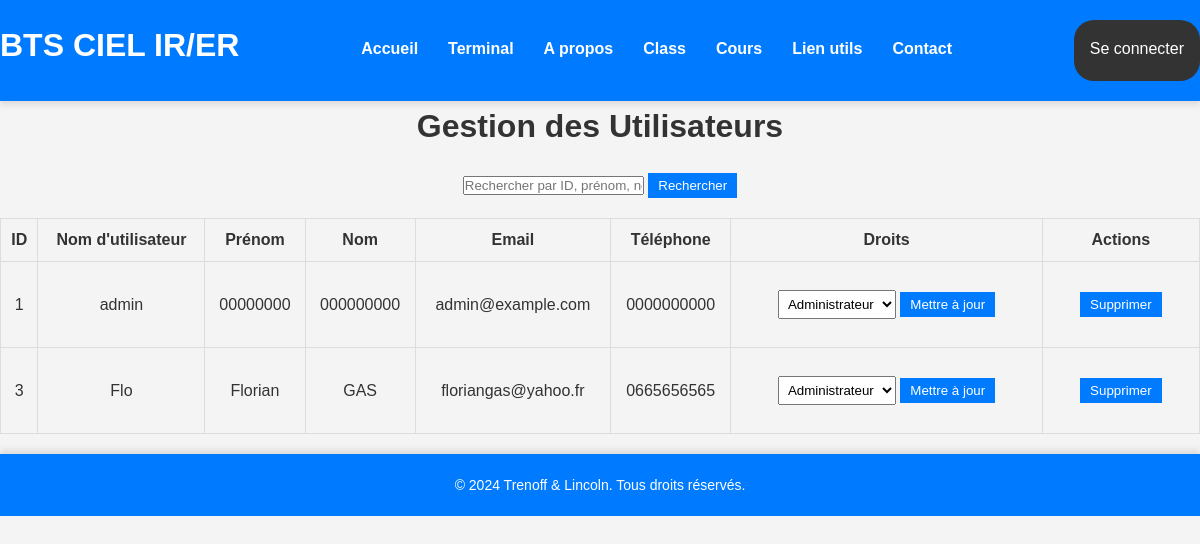
Page /admin/manage_users on the earlier database version.
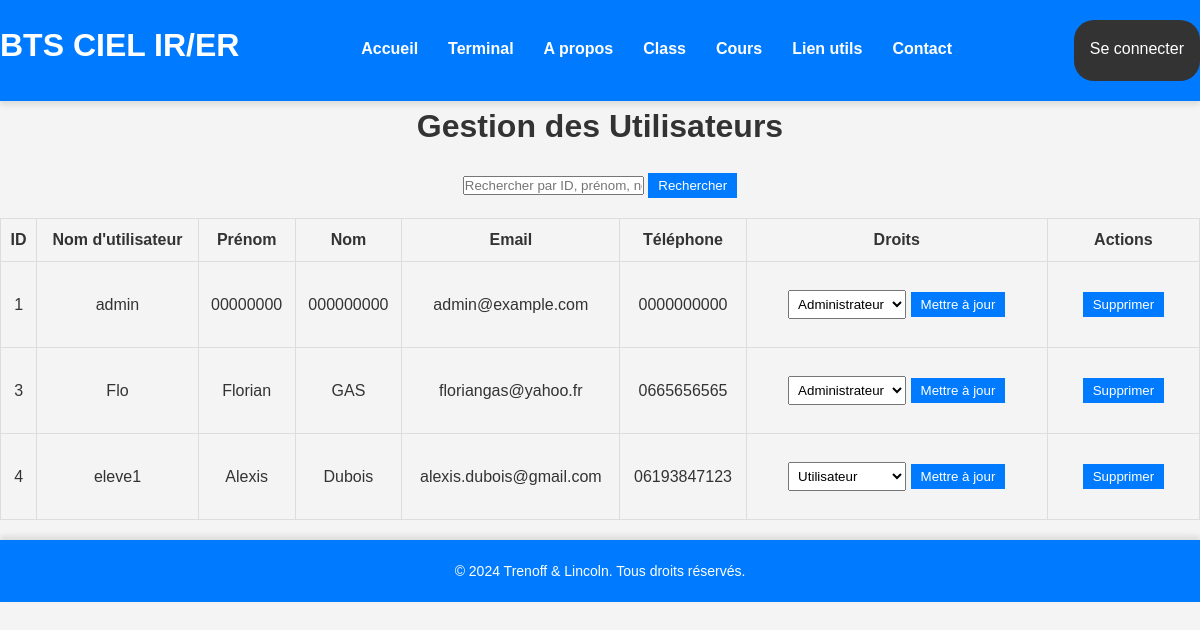
Same page on the later database version.
### webapp/py/config/model.py (models this page shows, shortened)
class User(db.Model):
    id = db.Column(db.Integer, primary_key=True, nullable=False)
    date = db.Column(db.Date, nullable=False)
    username = db.Column(db.String(255), nullable=False)
    firstname = db.Column(db.String(300), nullable=False)
    lastname = db.Column(db.String(300), nullable=False)
    mail = db.Column(db.String(50), nullable=False)
    password = db.Column(db.String(400), nullable=False)
    phoneNumber = db.Column(db.String(100), nullable=False)
    right = db.Column(db.String(100), nullable=False)

### webapp/admin.py (the view)
@administrator.route('/admin/manage_users', methods=['GET', 'POST'])
def manage_users():
    search_query = request.args.get('search', '')
    if search_query:
        users = User.query.filter(
            (User.id.ilike(f'%{search_query}%')) |
            (User.username.ilike(f'%{search_query}%')) |
            (User.firstname.ilike(f'%{search_query}%')) |
            (User.lastname.ilike(f'%{search_query}%'))
        ).all()
    else:
        users = User.query.all()
    return render_template('/users/manage_users.html', users=users)

### webapp/app.py (called while the page is built)
@app.context_processor
def inject_functions():
    return dict(what_day_month=what_day_month)

### webapp/templates/users/manage_users.html (shortened to what this page needs)
{% extends "base.html" %}
{% block content %}
<link rel="stylesheet" href="{{ url_for('static', filename='manage_users_style.css') }}">
<h1>Gestion des Utilisateurs</h1>
<form method="GET" action="{{ url_for('admin.manage_users') }}">
    <input type="text" name="search" placeholder="Rechercher par ID, prénom, nom ou pseudo" value="{{ request.args.get('search', '') }}">
    <button type="submit">Rechercher</button>
</form>
<table>
    <thead>
        <tr>
            <th>ID</th>
            <th>Nom d'utilisateur</th>
            <th>Prénom</th>
            <th>Nom</th>
            <th>Email</th>
            <th>Téléphone</th>
            <th>Droits</th>
            <th>Actions</th>
        </tr>
    </thead>
    <tbody>
        {% for user in users %}
        <tr>
            <td>{{ user.id }}</td>
            <td>{{ user.username }}</td>
            <td>{{ user.firstname }}</td>
            <td>{{ user.lastname }}</td>
            <td>{{ user.mail }}</td>
            <td>{{ user.phoneNumber }}</td>
            <td>
                <form method="POST" action="{{ url_for('admin.update_user', id=user.id) }}">
                    <select name="right">
                        <option value="user" {% if user.right == 'user' %}selected{% endif %}>Utilisateur</option>
                        <option value="admin" {% if user.right == 'admin' %}selected{% endif %}>Administrateur</option>
                    </select>
                    <button type="submit">Mettre à jour</button>
                </form>
            </td>
            <td>
                <form method="POST" action="{{ url_for('admin.delete_user', id=user.id) }}">
                    <button type="submit" onclick="return confirm('Êtes-vous sûr de vouloir supprimer cet utilisateur ?')">Supprimer</button>
                </form>
            </td>
        </tr>
        {% endfor %}
    </tbody>
</table>
{% endblock %}

### webapp/templates/base.html (shortened to what this page needs)
<!DOCTYPE html>
<html lang="fr">
<head>
    <link rel="stylesheet" href="{{ url_for('static', filename='base_style.css') }}">
</head>
<body>
    <header>
        <h1>BTS CIEL IR/ER</h1>
        <nav>
            <ul>
                <li><a href="{{ url_for('index') }}">Accueil</a></li>
                <li><a href="{{ url_for('terminal') }}">Terminal</a></li>
                <li><a href="{{ url_for('about') }}">A propos</a></li>
                <li><a href="{{ url_for('utils_link') }}">Class</a></li>
                <li><a href="{{ url_for('learning.learning_redirect') }}">Cours</a></li>
                <li><a href="{{ url_for('utils_link') }}">Lien utils</a></li>
                <li><a href="{{ url_for('about') }}">Contact</a></li>
            </ul>
        </nav>
        <div>
            {% if session.get('username') %}
            <a href="{{ url_for('users.logout') }}">Se déconnecter</a>
            {% else %}
            <a href="{{ url_for('users.login') }}">Se connecter</a>
            {% endif %}
        </div>
    </header>
    <main>
        {% block content %}
        {% endblock %}
    </main>
    <footer>
        <p>&copy; 2024 Trenoff & Lincoln. Tous droits réservés.</p>
    </footer>
</body>
</html>

### webapp/static/base_style.css (style rules this page uses)
* { margin: 0; padding: 0; box-sizing: border-box; font-family: 'Arial', sans-serif; }
body { line-height: 1.6; background: #f4f4f4; color: #333; }
header { background: #007bff; color: white; display: flex; padding: 20px 0; text-align: center; box-shadow: 0 4px 6px rgba(0, 0, 0, 0.1); }
header h1 { margin-bottom: 10px; }
header nav { flex: 1; text-align: center; padding-top: 1em; width: 100%; }
header nav ul { list-style-type: none; display: flex; justify-content: center; }
header nav ul li { margin: 0 15px; }
header nav ul li a { color: white; text-decoration: none; font-weight: bold; }
header div { padding: 1em; background-color: #333; border-radius: 20px; }
div a { text-decoration: none; color:white; }
footer { text-align: center; padding: 20px 0; background-color: #007bff; color: white; margin-top: 20px; box-shadow: 0 -4px 6px rgba(0, 0, 0, 0.1); }
footer p { margin: 0; font-size: 14px; }

### webapp/static/manage_users_style.css (style rules this page uses)
main { font-family: Arial, sans-serif; }
main h1 { text-align: center; }
main form { margin: 20px; text-align: center; }
main table { width: 100%; border-collapse: collapse; margin: 20px 0; }
main table, th, td { border: 1px solid #ddd; }
main th, td { padding: 8px; text-align: center; }
main th { background-color: #f4f4f4; }
main button { padding: 5px 10px; border: none; color: white; background-color: #007bff; cursor: pointer; }
main select { padding: 5px; }

Differences in the rows shown:
added User: id "4", username "eleve1", firstname "Alexis", lastname "Dubois", mail "alexis.dubois@gmail.com", phoneNumber "06193847123", right "Utilisateur"
